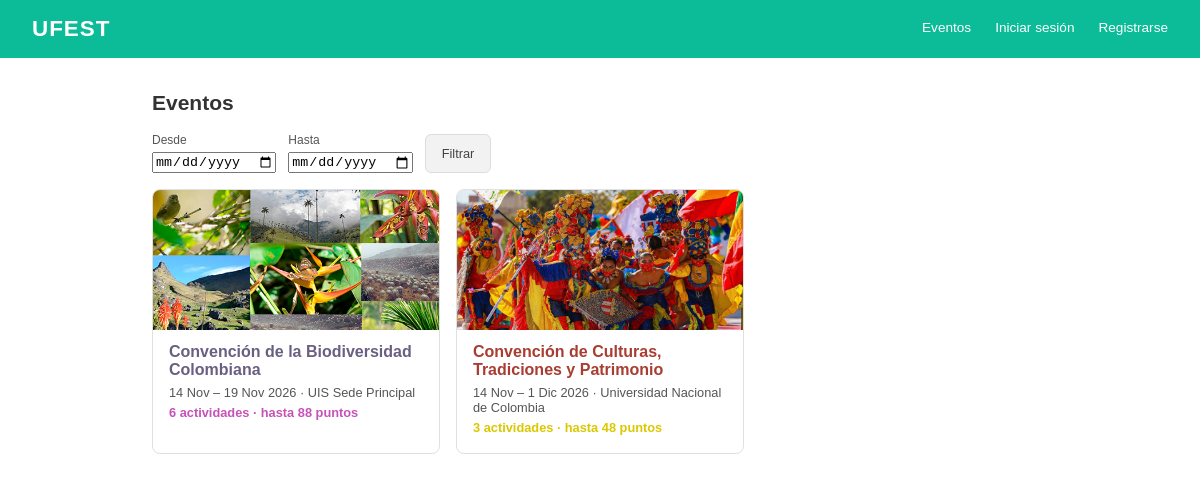
The page / on the database its author committed.
### Evento/models.py (models this page shows, shortened)
class ConfiguracionSitio(models.Model):
    nombre = models.CharField("Nombre del sitio", max_length=40, default="UFEST")
    logo = models.ImageField("Logo", upload_to="sitio/", blank=True)
    titulo_portada = models.CharField("Título de la página principal", max_length=80, default="Eventos")
    descripcion_portada = models.CharField("Texto bajo el título", max_length=250, blank=True)
    color_primario = models.CharField(
        "Color principal", max_length=7, default="#1F3864", validators=[color_hex],
        help_text="Barra de navegación, títulos y botones",
    )
    color_acento = models.CharField(
        "Color de acento", max_length=7, default="#2e7d32", validators=[color_hex],
        help_text="Puntos y resaltados",
    )
    class Meta:
        verbose_name = "configuración del sitio"
        verbose_name_plural = "configuración del sitio"
    @classmethod
    def obtener(cls):
        return cls.objects.get_or_create(pk=1)[0]

class Evento(models.Model):
    color_primario = models.CharField(
        max_length=7, default="#1F3864", validators=[color_hex],
        help_text="Color de la barra, títulos y botones",
    )
    color_acento = models.CharField(
        max_length=7, default="#2e7d32", validators=[color_hex],
        help_text="Color de los puntos y destacados",
    )
    class Estado(models.TextChoices):
        BORRADOR = "borrador", "Borrador"
        PUBLICADO = "publicado", "Publicado"
        EN_CURSO = "en_curso", "En curso"
        FINALIZADO = "finalizado", "Finalizado"
        CANCELADO = "cancelado", "Cancelado"
    nombre = models.CharField(max_length=50, unique=True)
    descripcion = models.CharField(max_length=250)
    fecha_inicio = models.DateField()
    fecha_fin = models.DateField()
    sede = models.CharField(max_length=120)
    imagen = models.ImageField(upload_to="eventos/", blank=True)
    estado = models.CharField(max_length=20, choices=Estado.choices, default=Estado.BORRADOR)
    creado_por = models.ForeignKey(
        settings.AUTH_USER_MODEL, on_delete=models.PROTECT, related_name="eventos_creados"
    )
    coordinadores = models.ManyToManyField(
        settings.AUTH_USER_MODEL, blank=True, related_name="eventos_asignados"
    )

### Evento/views.py (the view)
# urls.py: path("", views.lista_eventos, name="lista"),
def lista_eventos(request):
    desde, hasta = _rango_fechas(request)
    activas = Q(actividades__estado__in=VISIBLES)
    eventos = (
        Evento.objects.filter(estado__in=VISIBLES)
        .annotate(
            num_actividades=Count("actividades", filter=activas),
            puntos_posibles=Sum("actividades__puntos", filter=activas),
        )
        .order_by("fecha_inicio")
    )
    if desde:
        eventos = eventos.filter(fecha_fin__gte=desde)   # el evento termina después de «desde»
    if hasta:
        eventos = eventos.filter(fecha_inicio__lte=hasta)  # y empieza antes de «hasta»
    return render(request, "evento/lista.html", {
        "eventos": eventos,
        "desde": desde.isoformat() if desde else "",
        "hasta": hasta.isoformat() if hasta else "",
    })

### Evento/contexto.py (called while the page is built)
def sitio(request):
    try:
        return {"sitio": ConfiguracionSitio.obtener()}
    except (OperationalError, ProgrammingError):  # antes de migrar
        return {"sitio": ConfiguracionSitio()}

### Evento/views.py (called while the page is built)
def _fecha(valor):
    try:
        return dt.date.fromisoformat(valor)
    except (TypeError, ValueError):
        return None

def _rango_fechas(request):
    desde, hasta = _fecha(request.GET.get("desde")), _fecha(request.GET.get("hasta"))
    if desde and hasta and desde > hasta:
        messages.error(request, "La fecha «Desde» no puede ser posterior a «Hasta».")
        return None, None
    return desde, hasta

### templates/evento/lista.html (shortened to what this page needs)
{% extends "base.html" %}
{% block contenido %}
<h2>{{ sitio.titulo_portada }}</h2>
<form method="get" class="filtros">
  <label>Desde <input type="date" name="desde" value="{{ desde }}"></label>
  <label>Hasta <input type="date" name="hasta" value="{{ hasta }}"></label>
  <button type="submit" class="btn btn-secundario">Filtrar</button>
</form>
<div class="tarjetas">
  {% for evento in eventos %}
    <a class="tarjeta" href="{% url 'evento:detalle' evento.pk %}"
       style="--azul: {{ evento.color_primario }}; --verde: {{ evento.color_acento }};">
      {% if evento.imagen %}
        <img src="{{ evento.imagen.url }}" alt="{{ evento.nombre }}">
      {% else %}
        <div class="tarjeta-imagen">{{ evento.nombre }}</div>
      {% endif %}
      <div class="tarjeta-info">
        <h3>{{ evento.nombre }}</h3>
        <p>{{ evento.fecha_inicio|date:"j M" }} – {{ evento.fecha_fin|date:"j M Y" }} · {{ evento.sede }}</p>
        <p class="tarjeta-detalle">
          {{ evento.num_actividades }} actividades · hasta {{ evento.puntos_posibles|default:0 }} puntos
        </p>
      </div>
    </a>
  {% empty %}
    <p>No hay eventos publicados por ahora.</p>
  {% endfor %}
</div>
{% endblock %}

### templates/base.html (shortened to what this page needs)
{% load static %}
<!DOCTYPE html>
<html lang="es">
<head>
  <link rel="stylesheet" href="{% static 'css/style.css' %}">
</head>
<body>
  <header class="navbar">
    <h1>{% if sitio.logo %}<img src="{{ sitio.logo.url }}" alt="" class="logo-sitio">{% endif %}{{ sitio.nombre }}</h1>
    <nav>
      <a href="{% url 'evento:lista' %}">Eventos</a>
      {% if user.is_authenticated %}
        {% if user.rol == "coordinador" or user.rol == "admin" %}
          <a href="{% url 'evento:panel' %}">Panel</a>
        {% endif %}
        {% if user.rol == "admin" %}
          <a href="{% url 'evento:gestion' %}">Administración</a>
        {% endif %}
        {%if user.is_authenticated and user.es_participante%}
          <a href="{% url 'perfil' %}">Mi perfil</a>
        {%endif%}
        <form method="post" action="{% url 'logout' %}" class="form-salir">
          {% csrf_token %}
          <button type="submit">Salir</button>
        </form>
      {% else %}
        <a href="{% url 'login' %}">Iniciar sesión</a>
        <a href="{% url 'registro' %}">Registrarse</a>
      {% endif %}
    </nav>
  </header>
  <main>
    {% block contenido %}{% endblock %}
  </main>
</body>
</html>

### static/css/style.css (style rules this page uses)
:root { --azul: #1F3864; --azul-fondo: #e8edf6; --verde: #2e7d32; --verde-fondo: color-mix(in srgb, var(--verde) 12%, white); --gris: #e0e0e0; }
* { box-sizing: border-box; }
body { margin: 0; font-family: Arial, Helvetica, sans-serif; color: #333; background: #fff; font-size: 14px; }
.navbar { display: flex; justify-content: space-between; align-items: center; background: var(--azul); color: #fff; padding: 1rem 2rem; }
.navbar h1 { margin: 0; font-size: 1.4rem; letter-spacing: 1px; }
.navbar nav { display: flex; align-items: center; gap: 1.5rem; }
.navbar a { color: #fff; text-decoration: none; font-size: .85rem; padding-bottom: 4px; }
main { max-width: 960px; margin: 0 auto; padding: 1rem 2rem 2rem; }
.btn { flex: 1; display: inline-block; text-align: center; text-decoration: none; padding: .7rem 1rem; border-radius: 6px; font-size: .8rem; font-family: inherit; cursor: pointer; }
.btn-secundario { background: #f2f2f2; color: #444; border: 1px solid #ddd; }
.tarjetas { display: grid; grid-template-columns: repeat(auto-fill, minmax(260px, 1fr)); gap: 1rem; }
.tarjeta { display: block; border: 1px solid var(--gris); border-radius: 8px; overflow: hidden; text-decoration: none; color: inherit; }
.tarjeta img { width: 100%; height: 140px; object-fit: cover; display: block; }
.tarjeta-info { padding: .8rem 1rem; }
.tarjeta-info h3 { margin: 0 0 .4rem; font-size: 1rem; color: var(--azul); }
.tarjeta-info p { margin: 0 0 .3rem; font-size: .8rem; color: #555; }
.tarjeta-info .tarjeta-detalle { color: var(--verde); font-weight: bold; }
.filtros { display: flex; flex-wrap: wrap; gap: .75rem; align-items: end; margin: 1rem 0; }
.filtros label { display: flex; flex-direction: column; gap: .3rem; font-size: .75rem; color: #555; }
.filtros .btn { flex: none; }
.navbar h1 { display: flex; align-items: center; gap: .6rem; }

### rows shown on the page
ConfiguracionSitio: nombre "UFEST", titulo_portada "Eventos"
Evento: imagen (picture), nombre "Convención de la Biodiversidad Colombiana", fecha_inicio "14 Nov", fecha_fin "19 Nov 2026", sede "UIS Sede Principal", num_actividades "6", puntos_posibles "88"
Evento: imagen (picture), nombre "Convención de Culturas, Tradiciones y Patrimonio", fecha_inicio "14 Nov", fecha_fin "1 Dic 2026", sede "Universidad Nacional de Colombia", num_actividades "3", puntos_posibles "48"
